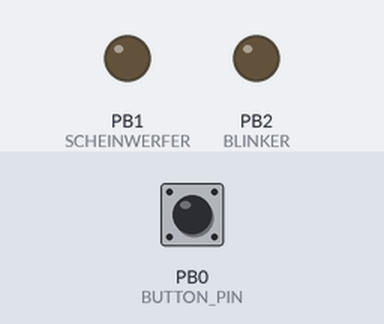
Bench run of a sketch on a simulated ATtiny85, built with avr-gcc and run on an emulated ATtiny85. On the bench: output pins drawn as LEDs (lit = HIGH). The test bench sets the inputs (shaded band); at power-on: PB0 (BUTTON_PIN) HIGH. Sleep ends after the set time or at an interrupt.

Above: at 1.2 s.
1.3 s: PB0 (BUTTON_PIN) pulled LOW for 0.15 s
At 5.6 s:
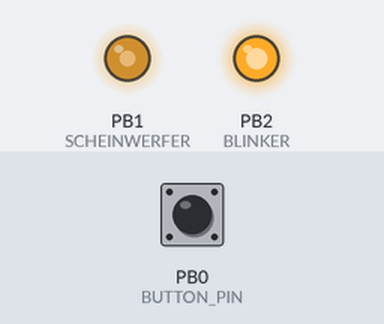
At 16.0 s:
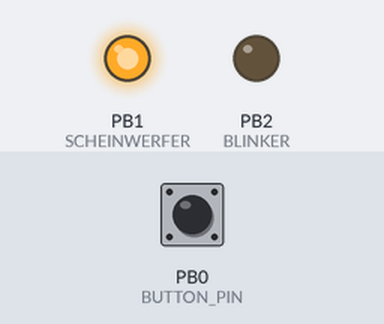
Timing chart, 0 to 18.2 s (numbered marks = the images above; inputs shaded):
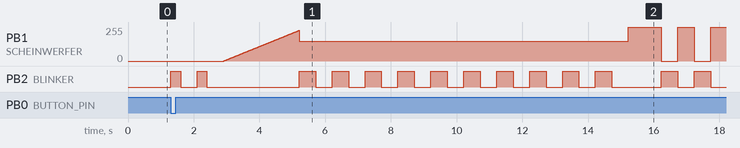

The sketch:

Wohnmobil_Schild_Code.ino
```cpp
// Attiny85, 8Mhz clock

#include <avr/interrupt.h>
#include <avr/sleep.h>

#define SCHEINWERFER 1 // pwm for scheinwerfer
#define BLINKER 2      // digital pin for blinker
#define BUTTON_PIN 0

volatile bool buttonPressed = false;

ISR(PCINT0_vect) {
  if (digitalRead(BUTTON_PIN) == LOW) {
    // Button pressed, set flag
    buttonPressed = true;
  }
}

void customDelay(unsigned long ms) {
  while (ms--) {
    delayMicroseconds(1000);  // delay for 1ms
  }
}

void ablaufStart() {
  digitalWrite(BLINKER, HIGH);
  customDelay(300);
  digitalWrite(BLINKER, LOW);
  customDelay(500);
  digitalWrite(BLINKER, HIGH);
  customDelay(300);
  digitalWrite(BLINKER, LOW);
  customDelay(500);

  for (int i = 0; i<230; ++i) {
    analogWrite(SCHEINWERFER, i);
    customDelay(10);
  }

}

void ablaufEnde() {
  analogWrite(SCHEINWERFER, 230);
  for (int i = 230; i>1; --i) {
    analogWrite(SCHEINWERFER, i);
    customDelay(10);
  }
  digitalWrite(SCHEINWERFER, LOW);
  customDelay(500);

  digitalWrite(BLINKER, HIGH);
  customDelay(300);
  digitalWrite(BLINKER, LOW);
  customDelay(500);
  digitalWrite(BLINKER, HIGH);
  customDelay(300);
  digitalWrite(BLINKER, LOW);
  customDelay(500);

}

void ablaufLichtAnimation() {

  for (int i = 0; i>10;++i) {
    digitalWrite(BLINKER, HIGH);
    customDelay(500);
    digitalWrite(BLINKER, LOW);
    customDelay(500);
  }

  analogWrite(SCHEINWERFER, 150);

  for (int i = 0; i<10;++i) {
    digitalWrite(BLINKER, HIGH);
    customDelay(500);
    digitalWrite(BLINKER, LOW);
    customDelay(500);
  }

  analogWrite(SCHEINWERFER, 255);
  customDelay(1000);
  analogWrite(SCHEINWERFER, 150);

  for (int i = 0; i<10;++i) {
    digitalWrite(SCHEINWERFER, LOW);
    digitalWrite(BLINKER, HIGH);
    customDelay(500);
    digitalWrite(BLINKER, LOW);
    digitalWrite(SCHEINWERFER, HIGH);
    customDelay(500);
  }

  customDelay(5000);

}

void setup() {
  pinMode(BUTTON_PIN, INPUT_PULLUP);
  pinMode(SCHEINWERFER, OUTPUT);
  pinMode(BLINKER, OUTPUT);
  ADCSRA = 0; // ADC disabled
  GIMSK = 0b00100000;  // Enable Pin Change Interrupt (PCINT0)
  PCMSK = 0b00000001;  // Enable interrupts on PIN PB0 (BUTTON_PIN)
}

void loop() {
  if (buttonPressed) {
    ablaufStart();
    ablaufLichtAnimation();
    ablaufEnde();
    buttonPressed = false;  // reset flag
  }

  sleep_enable();
  set_sleep_mode(SLEEP_MODE_PWR_DOWN);
  sleep_cpu();
}
```
